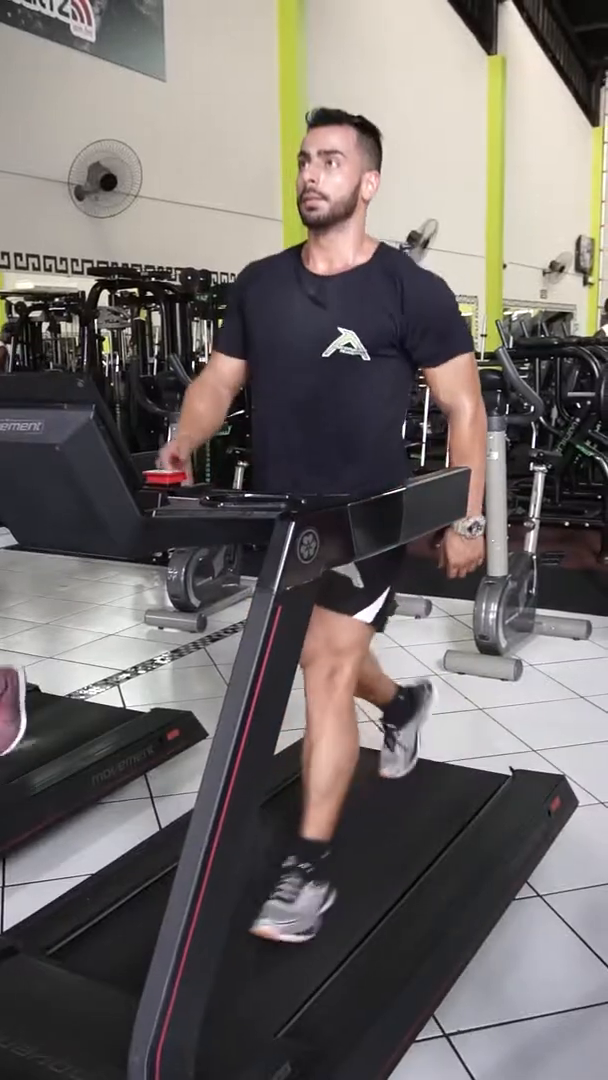
#> input picture frame 27 of data/video_teste.mp4, 608 x 1080 px
$ python rosto.py
#> lines starting #> are read from the running program, lines starting #| are printed output that depends on the picture; after the words box and inside, x2 and y2 are one past the last pixel; in counts of white or black regions, pixels touching at a corner belong together
import cv2

xml_haar_cascade = 'data/haarcascade_frontalface_alt2.xml'

#classificador carregado
faceClassifier = cv2.CascadeClassifier(xml_haar_cascade)


#iniciar o video

capture = cv2.VideoCapture('data/video_teste.mp4')

capture.set(cv2.CAP_PROP_FRAME_WIDTH, 320)
capture.set(cv2.CAP_PROP_FRAME_HEIGHT, 240)

while True:
    ret, frame_color = capture.read()
#> frame_color is the input picture: shape (1080, 608, 3); mean B, G, R 105.6, 107.6, 113.2

    if not ret:
        print("Fim do vídeo ou erro na captura.")
        break

    gray = cv2.cvtColor(frame_color, cv2.COLOR_BGR2GRAY)
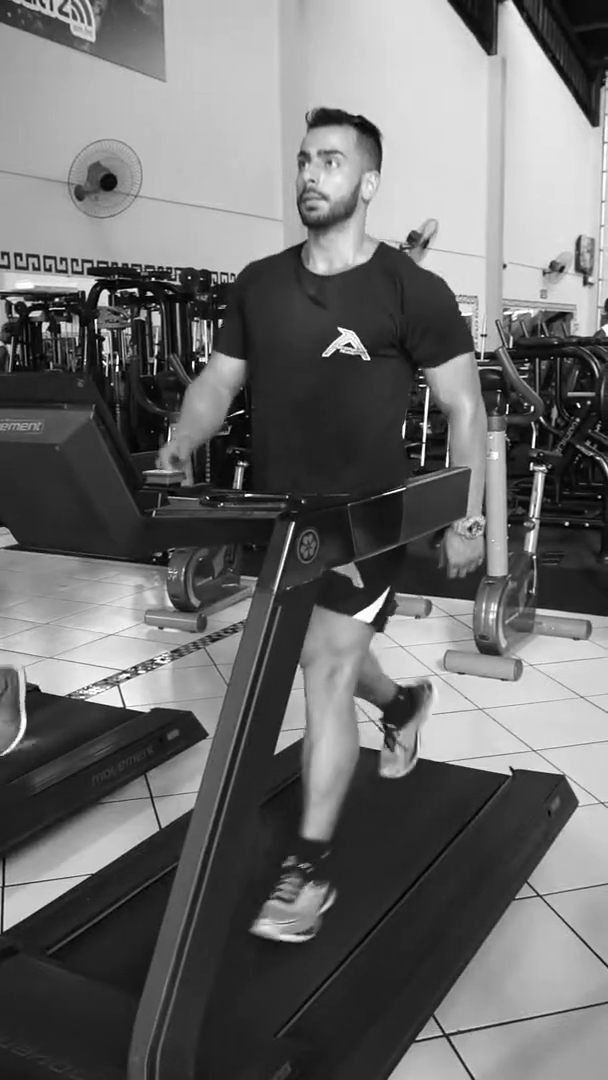
#> gray: shape (1080, 608); min 0, max 255, mean 109

    faces = faceClassifier.detectMultiScale(gray)
#> faces = [[269, 125, 93, 93]]

    for x,y,w,h in faces:
            cv2.rectangle(frame_color,(x,y),(x+w,y+h),(0,255,0),2)
#> this loop made 1 pass
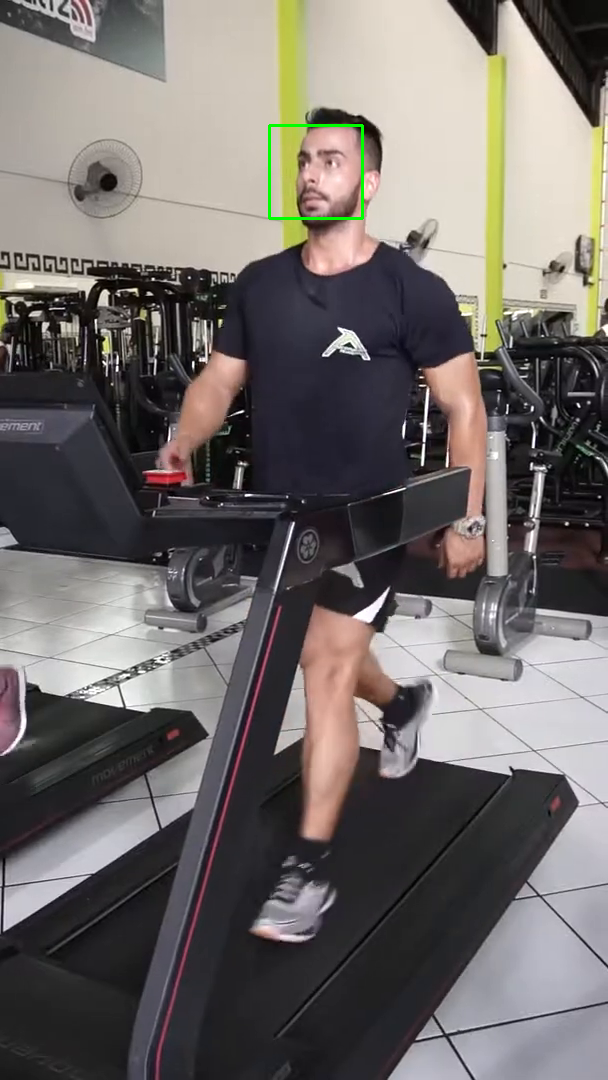
#> frame_color: shape (1080, 608, 3); 0.17% of pixels changed, all inside (x1, y1, x2, y2) = (268, 124, 364, 220)

    cv2.imshow('color', frame_color)
    #cv2.imshow('gray', gray)

    if cv2.waitKey(20) & 0xFF == ord('q'): break
#> (key q is pressed here)

$ run again, starting later in the video
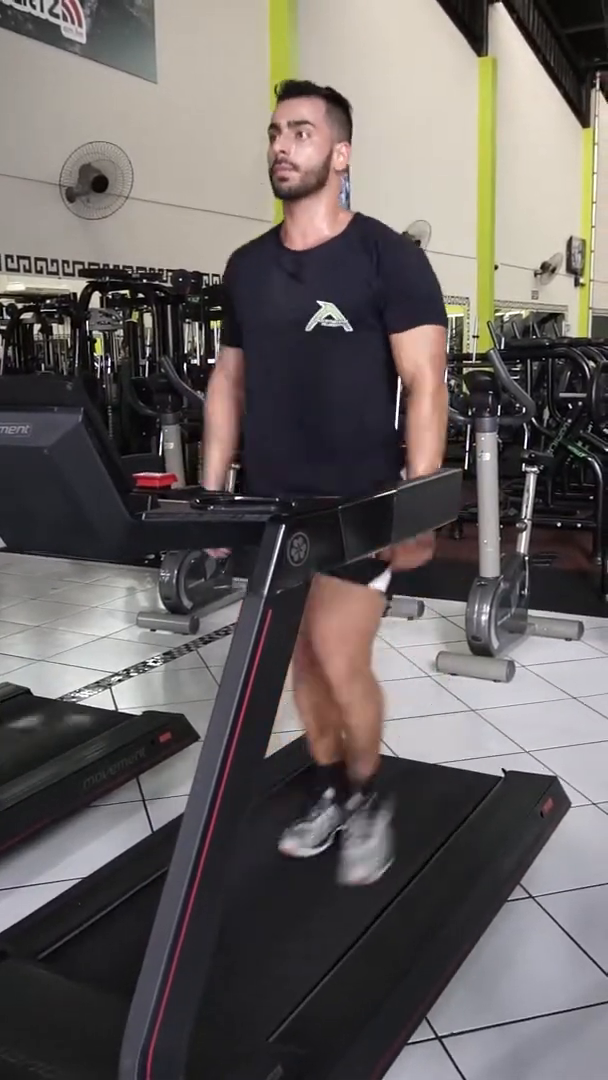
#> input picture frame 124 of data/video_teste.mp4, 608 x 1080 px
#> frame_color is the input picture: shape (1080, 608, 3); mean B, G, R 96.9, 98.3, 103.9
#> `gray = cv2.cvtColor(frame_color, cv2.COLOR_BGR2GRAY)`:
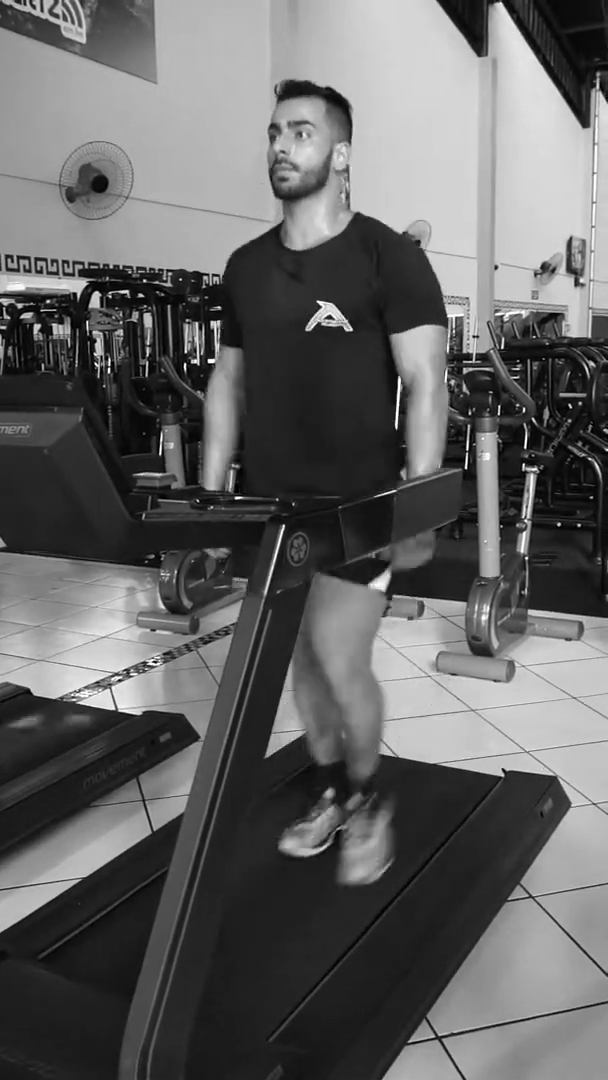
#> gray: shape (1080, 608); min 0, max 255, mean 99.8
#> faces = [[374, 699, 58, 58], [242, 97, 92, 92]]
#> the loop `for x,y,w,h in faces:` made 2 passes
#> after the loop `for x,y,w,h in faces:`:
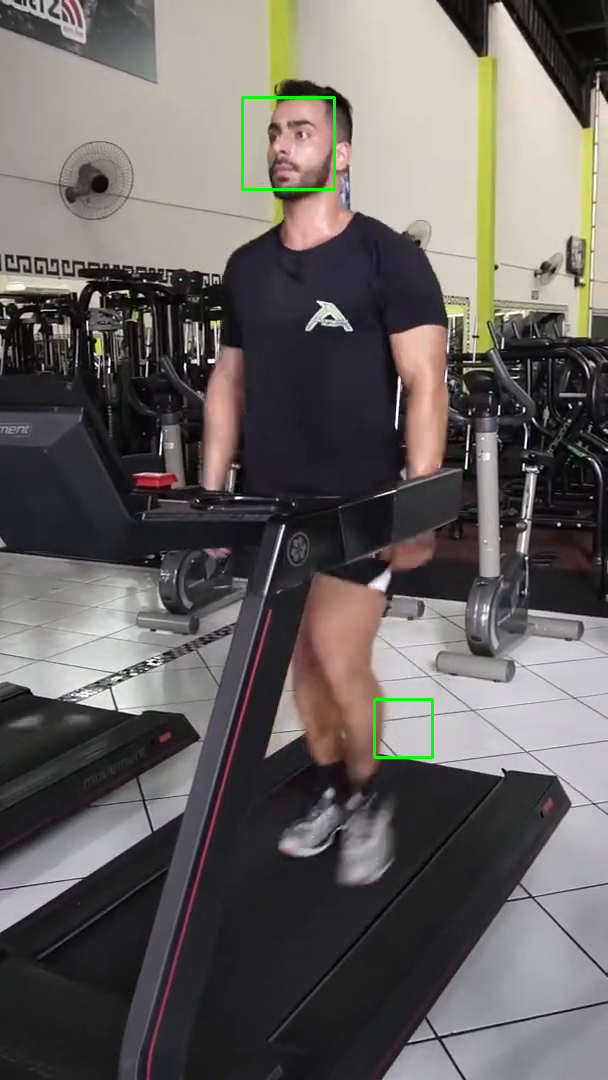
#> frame_color: shape (1080, 608, 3); 0.27% of pixels changed, all inside (x1, y1, x2, y2) = (241, 96, 434, 759)

$ run again, starting later in the video
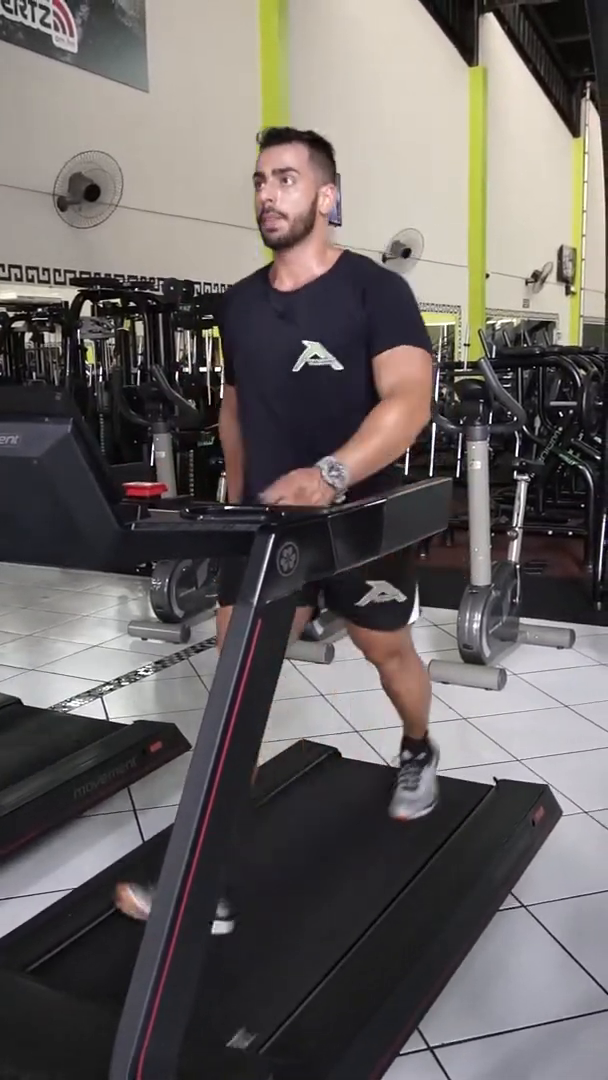
#> input picture frame 220 of data/video_teste.mp4, 608 x 1080 px
#> frame_color is the input picture: shape (1080, 608, 3); mean B, G, R 98.2, 99.7, 105
#> `gray = cv2.cvtColor(frame_color, cv2.COLOR_BGR2GRAY)`:
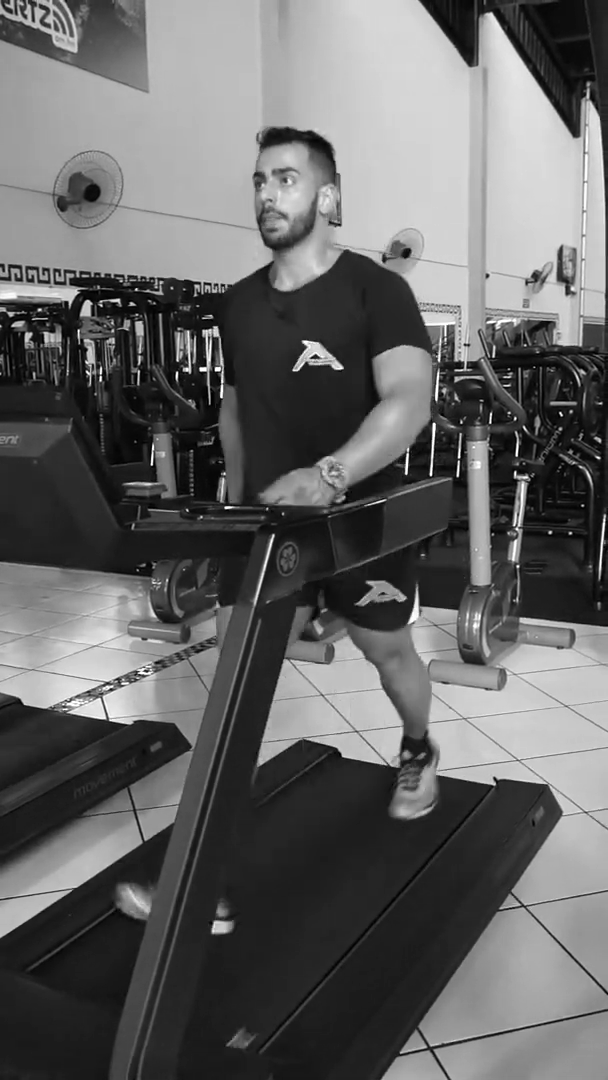
#> gray: shape (1080, 608); min 0, max 255, mean 101.1
#> faces = [[228, 144, 90, 90]]
#> the loop `for x,y,w,h in faces:` made 1 pass
#> after the loop `for x,y,w,h in faces:`:
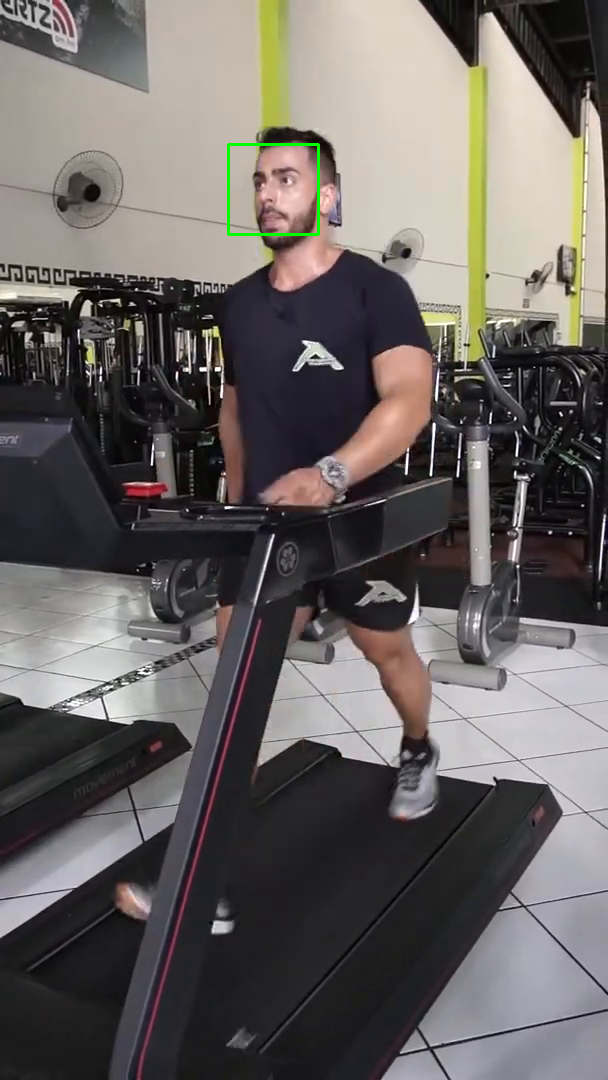
#> frame_color: shape (1080, 608, 3); 0.16% of pixels changed, all inside (x1, y1, x2, y2) = (227, 143, 320, 236)
